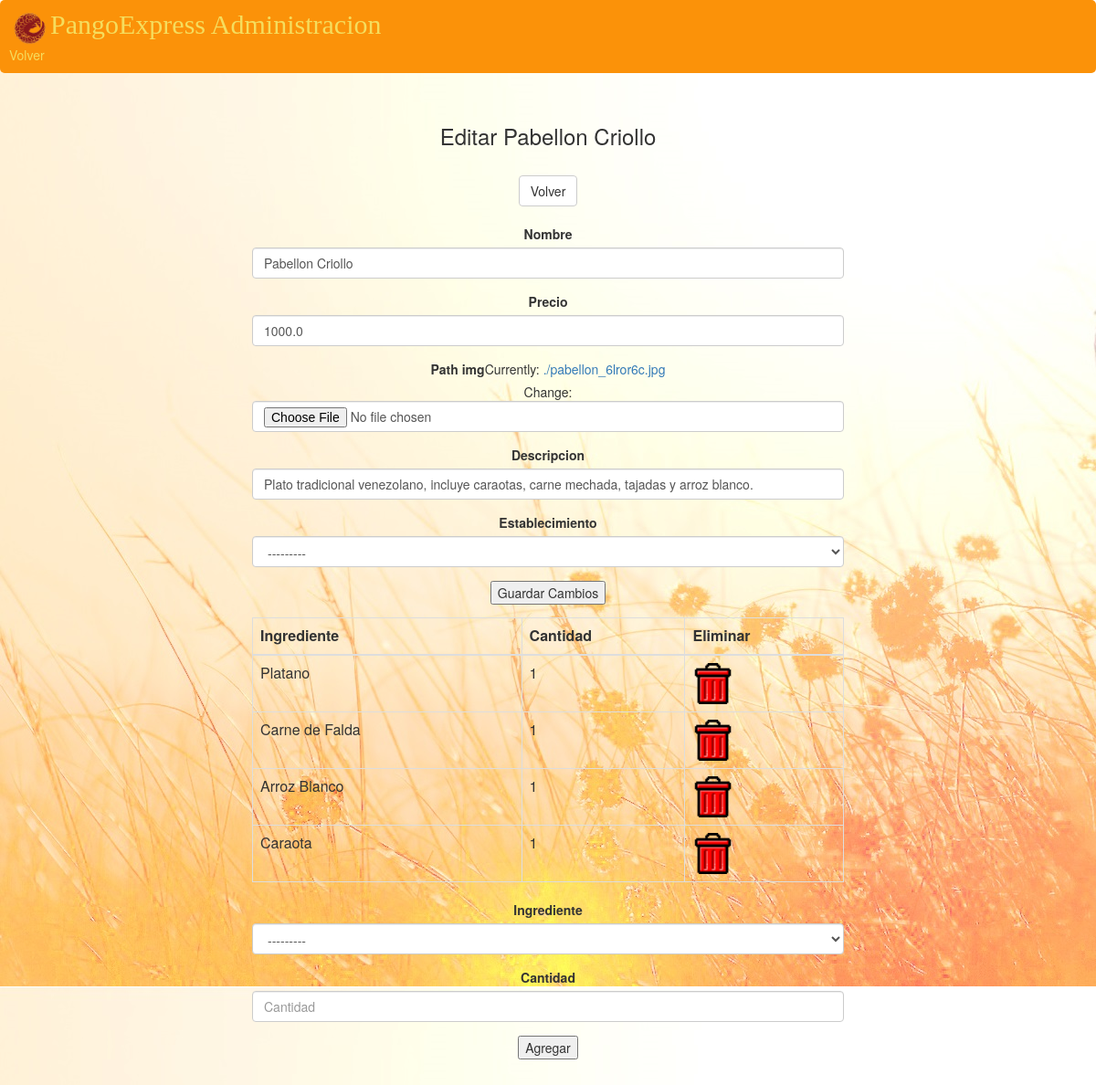
The app's page /administracion/gestionar_platos/editar/11/ with its own data.
### menu/models.py (models this page shows, shortened)
class PLATO(models.Model):
    id = models.AutoField(primary_key=True)
    establecimiento = models.ForeignKey(RESTAURANT, null = True)
    nombre = models.CharField(max_length=50)
    precio = models.FloatField(validators=[validate_precio])
    path_img = models.FileField(null = True)
    descripcion = models.CharField(max_length = 500)
    rating = models.IntegerField(default = 0)
    class Meta:
        unique_together = ('establecimiento', 'nombre')

class RESTAURANT(models.Model):
    id = models.AutoField(primary_key=True)
    nombre = models.CharField(max_length=50,validators=[validate_nombre])
    RIF = models.CharField(max_length=50,unique=True,validators=[validate_rif])
    direccion = models.CharField(max_length=50)
    def __str__(self):
        return str(self.nombre) +", "+ str(self.direccion)

class Ingredientes(models.Model):
    plato = models.ForeignKey(PLATO)
    producto = models.ForeignKey(PRODUCTO)
    cantidad = models.IntegerField(default = 0)
    class Meta:
        unique_together = ('plato', 'producto')

class PRODUCTO(models.Model):
    id = models.AutoField(primary_key=True)
    nombre = models.CharField(max_length=50, unique=True)
    def __str__(self):
        return self.nombre

### administracion/views.py (the view, shortened to what this page needs)
# urls.py: url(r'^gestionar_platos/editar/(?P<id_plato>[0-9]+)/$', views.editar_plato, name='editar_plato'),
def editar_plato(request, id_plato):
    oldPlato = PLATO.objects.get(id = id_plato)
    ingredientes = Ingredientes.objects.filter(plato = oldPlato)
    if request.method == 'GET':
        form = FormAgregarPlato(instance = oldPlato)
        form.fields['path_img'].required = False
    form2 = FormAgregarIngrediente()
    context = {'form' : form,
               'form2' : form2,
               'ingredientes' : ingredientes,
               'plato' : oldPlato
               }
    return render(request, 'administracion/editarPlato.html', context)

### administracion/forms.py
class FormAgregarPlato(forms.ModelForm):
    establecimiento = forms.ModelChoiceField(RESTAURANT.objects, label="Establecimiento")
    class Meta:
        model = PLATO
        fields = ['nombre', 'precio', 'path_img', 'descripcion']

class FormAgregarIngrediente(forms.Form):
    ingrediente = forms.ModelChoiceField(PRODUCTO.objects, label='Ingrediente')
    cantidad = forms.IntegerField()

### administracion/templates/administracion/editarPlato.html (shortened to what this page needs)
{% extends 'administracion/adminLayout.html' %}
{% load bootstrap3 %}
{% load staticfiles %}
{% block main %}
    <h3> Editar {{plato.nombre}} </h3>
    <br/>
    <a class="btn btn-default" href="{% url 'administracion:gestionar_platos' %}">Volver</a>
    <br/>
    <br/>
    <form method="post">
        {% bootstrap_form form %}
        <input type = "submit" value = "Guardar Cambios"/>
    </form>
    <table class="table table-bordered">
        <thead>
            <tr>
                <th class="col-md-2"> Ingrediente </th>
                <th class="col-md-1"> Cantidad </th>
                <th class="col-md-1"> Eliminar </th>
            </tr>
        </thead>
        <tbody>
            {% for ingrediente in ingredientes %}
                <tr>
                    <td class="col-md-2">{{ingrediente.producto.nombre}}</td>
                    <td class="col-md-1">{{ingrediente.cantidad}}</td>
                    <td class="col-md-1"><a href="{% url 'administracion:eliminar_ingrediente' ingrediente.id %}"
                                            onclick="return confirm('Confirmar accion')">
                                            <img src="{% static 'images/trash.png' %}">
                                         </a></td>
                </tr>
            {% endfor %}
        </tbody>
    </table>
    <form method="post" action="{% url 'administracion:agregar_ingrediente2' plato.id %}">
        {% bootstrap_form form2 %}
        <input type = "submit" value = "Agregar"/>
    </form>
{% endblock %}

### administracion/static/layoutStyle.css (style rules this page uses)
body { background: #d3d3d3 url('images/pan2.jpg'); top right no-repeat; background-attachment:fixed; }
img { width: 45px; }

### records on screen
PLATO: nombre "Pabellon Criollo", precio "1000.0", descripcion "Plato tradicional venezolano, incluye caraotas, carne mechada, tajadas y arroz blanco.", establecimiento "---------"
Ingredientes: producto.nombre "Platano", cantidad "1"
Ingredientes: producto.nombre "Carne de Falda", cantidad "1"
Ingredientes: producto.nombre "Arroz Blanco", cantidad "1"
Ingredientes: producto.nombre "Caraota", cantidad "1"
